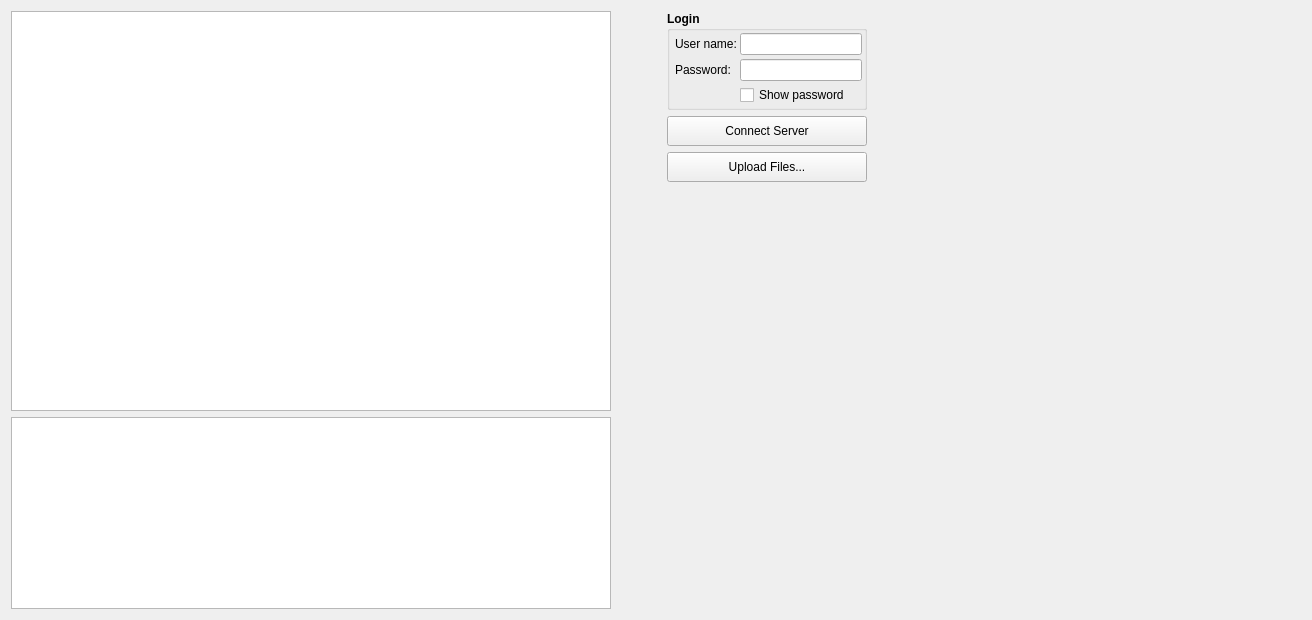
        <widget class="QWidget" name="tab_3">
         <attribute name="title">
          <string>업로드</string>
         </attribute>
         <layout class="QGridLayout" name="gridLayout_8">
          <item row="0" column="0">
           <layout class="QHBoxLayout" name="horizontalLayout_19">
            <item>
             <layout class="QVBoxLayout" name="verticalLayout_22">
              <item>
               <widget class="QTreeView" name="treeView">
                <property name="sizePolicy">
                 <sizepolicy hsizetype="MinimumExpanding" vsizetype="Expanding">
                  <horstretch>0</horstretch>
                  <verstretch>0</verstretch>
                 </sizepolicy>
                </property>
                <property name="minimumSize">
                 <size>
                  <width>600</width>
                  <height>400</height>
                 </size>
                </property>
                <property name="maximumSize">
                 <size>
                  <width>400</width>
                  <height>16777215</height>
                 </size>
                </property>
               </widget>
              </item>
              <item>
               <widget class="QListView" name="listView2">
                <property name="minimumSize">
                 <size>
                  <width>600</width>
                  <height>0</height>
                 </size>
                </property>
                <property name="maximumSize">
                 <size>
                  <width>710</width>
                  <height>16777215</height>
                 </size>
                </property>
                <property name="editTriggers">
                 <set>QAbstractItemView::NoEditTriggers</set>
                </property>
                <property name="selectionMode">
                 <enum>QAbstractItemView::ExtendedSelection</enum>
                </property>
               </widget>
              </item>
             </layout>
            </item>
            <item>
             <spacer name="horizontalSpacer_12">
              <property name="orientation">
               <enum>Qt::Horizontal</enum>
              </property>
              <property name="sizeHint" stdset="0">
               <size>
                <width>50</width>
                <height>77</height>
               </size>
              </property>
             </spacer>
            </item>
            <item>
             <layout class="QVBoxLayout" name="verticalLayout_23">
              <item>
               <widget class="QGroupBox" name="groupBox_2">
                <property name="font">
                 <font>
                  <weight>75</weight>
                  <bold>true</bold>
                 </font>
                </property>
                <property name="title">
                 <string>Login</string>
                </property>
                <layout class="QFormLayout" name="formLayout">
                 <property name="horizontalSpacing">
                  <number>3</number>
                 </property>
                 <property name="verticalSpacing">
                  <number>4</number>
                 </property>
                 <property name="leftMargin">
                  <number>5</number>
                 </property>
                 <property name="topMargin">
                  <number>2</number>
                 </property>
                 <property name="rightMargin">
                  <number>2</number>
                 </property>
                 <property name="bottomMargin">
                  <number>2</number>
                 </property>
                 <item row="0" column="0">
                  <widget class="QLabel" name="label_6">
                   <property name="font">
                    <font>
                     <weight>50</weight>
                     <bold>false</bold>
                    </font>
                   </property>
                   <property name="text">
                    <string>User name:</string>
                   </property>
                  </widget>
                 </item>
                 <item row="0" column="1">
                  <widget class="QLineEdit" name="leUserName">
                   <property name="font">
                    <font>
                     <weight>50</weight>
                     <bold>false</bold>
                    </font>
                   </property>
                  </widget>
                 </item>
                 <item row="1" column="0">
                  <widget class="QLabel" name="label_7">
                   <property name="font">
                    <font>
                     <weight>50</weight>
                     <bold>false</bold>
                    </font>
                   </property>
                   <property name="text">
                    <string>Password:</string>
                   </property>
                  </widget>
                 </item>
                 <item row="1" column="1">
                  <widget class="QLineEdit" name="lePassword">
                   <property name="font">
                    <font>
                     <weight>50</weight>
                     <bold>false</bold>
                    </font>
                   </property>
                   <property name="echoMode">
                    <enum>QLineEdit::Password</enum>
                   </property>
                  </widget>
                 </item>
                 <item row="2" column="1">
                  <widget class="QCheckBox" name="ckShowPassword">
                   <property name="font">
                    <font>
                     <weight>50</weight>
                     <bold>false</bold>
                    </font>
                   </property>
                   <property name="text">
                    <string>Show password</string>
                   </property>
                  </widget>
                 </item>
                </layout>
               </widget>
              </item>
              <item>
               <widget class="QPushButton" name="pbConnectServer">
                <property name="minimumSize">
                 <size>
                  <width>200</width>
                  <height>30</height>
                 </size>
                </property>
                <property name="text">
                 <string>Connect Server</string>
                </property>
               </widget>
              </item>
              <item>
               <widget class="QPushButton" name="pbUploadFiles">
                <property name="minimumSize">
                 <size>
                  <width>200</width>
                  <height>30</height>
                 </size>
                </property>
                <property name="text">
                 <string>Upload Files...</string>
                </property>
               </widget>
              </item>
              <item>
               <spacer name="verticalSpacer_3">
                <property name="orientation">
                 <enum>Qt::Vertical</enum>
                </property>
                <property name="sizeHint" stdset="0">
                 <size>
                  <width>122</width>
                  <height>378</height>
                 </size>
                </property>
               </spacer>
              </item>
             </layout>
            </item>
           </layout>
          </item>
          <item row="0" column="1">
           <spacer name="horizontalSpacer_4">
            <property name="orientation">
             <enum>Qt::Horizontal</enum>
            </property>
            <property name="sizeHint" stdset="0">
             <size>
              <width>434</width>
              <height>20</height>
             </size>
            </property>
           </spacer>
          </item>
         </layout>
        </widget>
